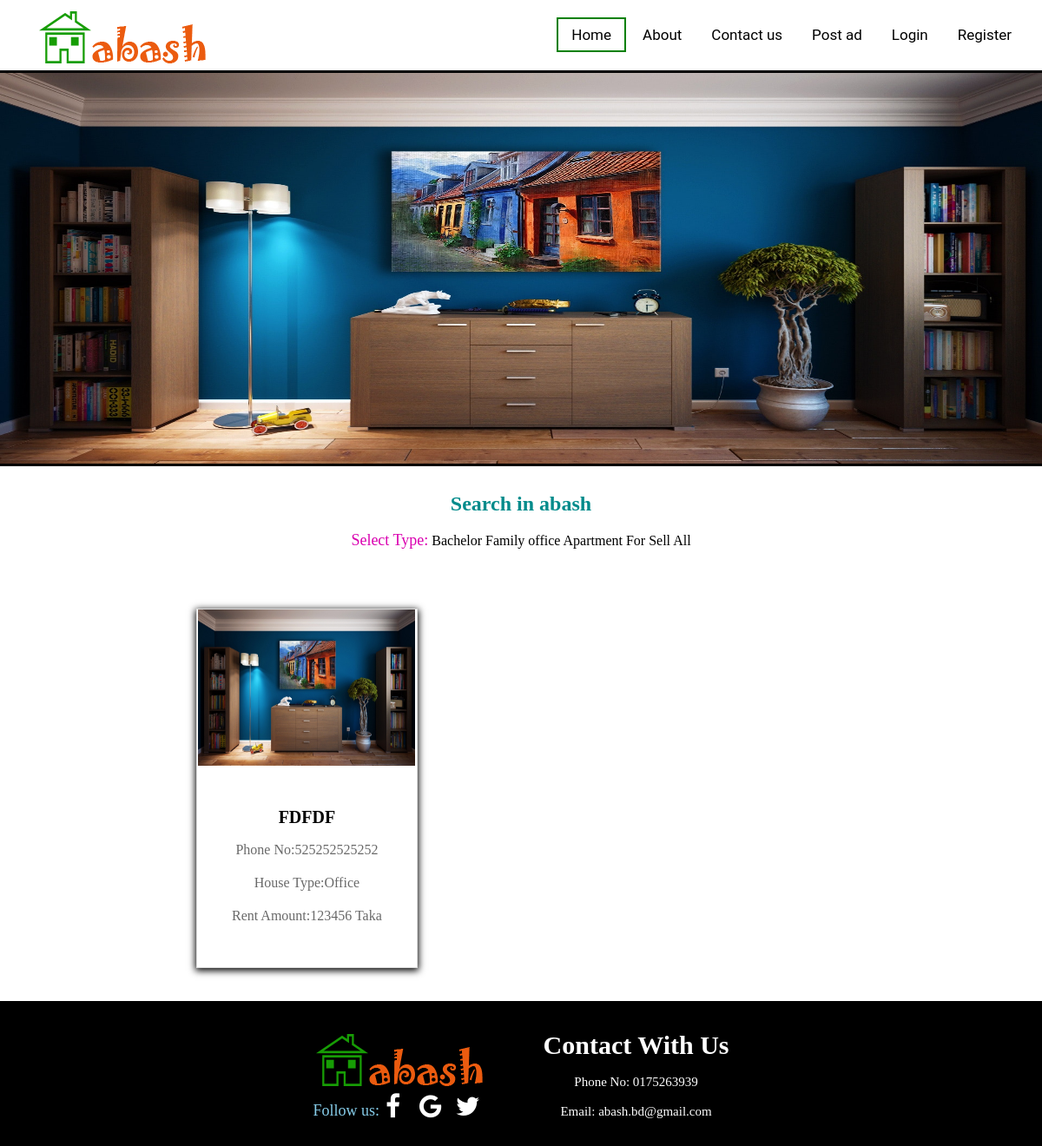
Screenshot of /office.php with the database file from the repository.
### tables this page shows
CREATE TABLE `post` (
  `un` varchar(50) NOT NULL,
  `name` varchar(150) NOT NULL,
  `email` varchar(200) NOT NULL,
  `address` longtext NOT NULL,
  `rent_price` decimal(10,0) NOT NULL,
  `date_a` date NOT NULL,
  `phone_no` varchar(15) NOT NULL,
  `type` varchar(200) NOT NULL,
  `image` longblob NOT NULL
);

### office.php (the view, shortened to what this page needs)
<?php
$connection = mysqli_connect("localhost", "root", "","ab");
$sql = "SELECT * FROM post WHERE type='Office' ";
$result = mysqli_query($connection,$sql);
?>
<html>
<head>
	<link href='css/style.css' rel='stylesheet'>
	<link rel="stylesheet" href="https://cdnjs.cloudflare.com/ajax/libs/font-awesome/4.7.0/css/font-awesome.min.css">
</head>
<body>
	 <div class="logo_menu">
	    <div class="neon">
		    <img src="img/logo.png">
	    </div>
		<ul class="main-nav">
		    <li class="active"><a href="index.php">Home</a></li>
			<li><a href="about.php">About</a></li>
			<li><a href="#contact">Contact us</a></li>
			<li><a href="post.php">Post ad</a></li>
			<li><a href="login.php">Login</a></li>
			<li><a href="register.php">Register</a></li>
		</ul>
	</div>
	       <div class="slider">
				  <img class="mySlides" src="img/2.jpg">
            </div>
	  <div class="search">
	         <h2 style="color:darkcyan">Search in abash</h2></br>
	        <ul>
	           <li>
			   <font face="serif" size="4" color="dark skyblue">Select Type:</font>
			   <a href="bechalor.php" style="text-decoration: none;color: black"><label  name="type1" value="bachelor" title="click here">Bachelor</label></a>
			   <a href="family.php" style="text-decoration: none;color: black"><label  name="type" value="family" title="click here">Family</label></a>
			  <a href="office.php" style="text-decoration: none;color: black"><label  name="type" value="office" title="click here">office</label></a>
			   <a href="apart.php" style="text-decoration: none;color: black"><label name="type" value="Apartment_For_Sell" title="click here">Apartment For Sell</label></a>
			   <a href="index.php" style="text-decoration: none;color: black"><label name="type"  title="click here">All</label></a>
			   </li>
			</ul>
	  </div>
		<div class="product_area">
		  <ul>
              <?php
              if ($result->num_rows > 0) {
                    while($row = $result->fetch_assoc()){ ?>
                        <li>
                            <a href="#">
                                <div class="single_product">
                                    <img src=<?= $row['image']; ?>>
                                    <div class="single_product_text">
                                        <h2><?= $row['address']; ?></h2>
                                        <p>Phone No:<?= $row['phone_no']; ?></p>
                                        <p>House Type:<?= $row['type']; ?></p>
                                        <p>Rent Amount:<?= $row['rent_price']; ?> taka</p>
                                    </div>
                                </div>
                            </a>
                        </li>
                    <?php }
                }
              ?>
		  </ul>
		</div>
</body>
	<footer class="footer">
	<ul>
		<li>
		<div>
			<img src="img/logo.png">
		</div>
		<div>
			<font face="serif" size="4" color="skyblue">Follow us:</font>
			<a href="#" class="call"><i class="fa fa-facebook-f" style="font-size:30px;width:23px;background-color:black;color:white;padding-right: 15px"></i></a>
			<a href="#" class="call"><i class="fa fa-google" style="font-size:30px;background-color:black;color:white;padding-right: 12px"></i></a>
			<a href="#" class="call"><i class="fa fa-twitter" style="font-size:30px;background-color:black;color:white;padding-right: 9px"></i></a>
		</div>
       </li>
	   <li>
		<div class="contact">
			<h1><a name="contact"></a>Contact With Us</h1><br>
			<p>Phone No: 0175263939</p><br>
			<p>Email: abash.bd@gmail.com</p>
		</div>
       </li>
	</ul>
	</footer>
</html>

### css/style.css (style rules this page uses)
* { margin: 0; padding: 0; }
.neon { float: left; margin-left: 40px; list-style: none; margin-right: 15px; }
.main-nav { float: right; list-style: none; margin-top: 25px; margin-right: 15px; }
.main-nav li { display: inline-block; }
.main-nav li a { color: black; text-decoration: none; padding: 8px 15px; font-family: "Roboto", sans-serif; font-size: 17px; }
.main-nav li.active a { border: 2px solid green; }
.slider img { border-top: 3px solid black; border-bottom: 3px solid black; height:450px; width:100%; }
.search { padding:30px; text-align:center; }
.search ul li { display: inline-block; text-align:left; }
.product_area { padding-left:200px; padding-left:200px; }
.product_area ul li { display: inline-block; text-align: center; margin: 38px 26px; box-shadow: 0px 2px 8px 1px #000; }
.product_area ul li a { text-decoration:none; }
.single_product { border:1px solid #ddd; }
.single_product img { width: 250px; height: 180px; }
.single_product h2 { color: #000; text-transform: uppercase; font-size: 20px; line-height: 38px; }
.single_product p { color: #696969; text-transform: capitalize; font-size: 16px; line-height: 38px; }
.single_product_text { padding:40px; }
.logo_menu { background-color: #fff; padding: 5px 5px; }
.footer { background-color: black; width: 100%; height: auto; text-align:center; }
.footer ul li { display: inline-block; text-align: center; padding:30px; }
.contact { text-align: center; color: white; font-size: 15px; }

### rows the page displays
post: image (picture), address "FDFDF", phone_no "525252525252", type "Office", rent_price "123456"
